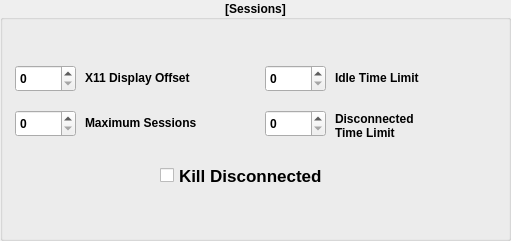
     <widget class="QGroupBox" name="sesmanSessionsGroupBox">
      <property name="geometry">
       <rect>
        <x>5</x>
        <y>435</y>
        <width>511</width>
        <height>241</height>
       </rect>
      </property>
      <property name="font">
       <font>
        <weight>75</weight>
        <bold>true</bold>
       </font>
      </property>
      <property name="autoFillBackground">
       <bool>false</bool>
      </property>
      <property name="title">
       <string>[Sessions]</string>
      </property>
      <property name="alignment">
       <set>Qt::AlignCenter</set>
      </property>
      <widget class="QCheckBox" name="killDisconnectedCheckBox">
       <property name="geometry">
        <rect>
         <x>160</x>
         <y>160</y>
         <width>181</width>
         <height>31</height>
        </rect>
       </property>
       <property name="font">
        <font>
         <family>Arial</family>
         <pointsize>13</pointsize>
         <weight>75</weight>
         <bold>true</bold>
        </font>
       </property>
       <property name="toolTip">
        <string>&lt;html&gt;&lt;head/&gt;&lt;body&gt;&lt;p&gt;When enabled, any session which a user disconnects from (rather than logs out of) will be killed.&lt;/p&gt;&lt;p&gt;&lt;span style=&quot; font-weight:600;&quot;&gt;This option is ignored in older versions of Xrdp (e.g. version 0.6).&lt;/span&gt;&lt;/p&gt;&lt;/body&gt;&lt;/html&gt;</string>
       </property>
       <property name="layoutDirection">
        <enum>Qt::LeftToRight</enum>
       </property>
       <property name="text">
        <string>Kill Disconnected</string>
       </property>
      </widget>
      <widget class="QSpinBox" name="disconnectedTimeLimitSpinBox">
       <property name="geometry">
        <rect>
         <x>265</x>
         <y>110</y>
         <width>61</width>
         <height>27</height>
        </rect>
       </property>
       <property name="toolTip">
        <string>&lt;html&gt;&lt;head/&gt;&lt;body&gt;&lt;p&gt;This sets the time limit to wait, before killing a disconnected session.&lt;/p&gt;&lt;p&gt;If set to 0, then sessions will not be automatically killed.&lt;/p&gt;&lt;p&gt;&lt;br/&gt;&lt;span style=&quot; font-weight:600;&quot;&gt;This option is ignored in earlier versions of Xrdp (e.g. version 0.6).&lt;/span&gt;&lt;/p&gt;&lt;/body&gt;&lt;/html&gt;</string>
       </property>
      </widget>
      <widget class="QSpinBox" name="x11DisplayOffsetSpinBox">
       <property name="geometry">
        <rect>
         <x>15</x>
         <y>65</y>
         <width>61</width>
         <height>27</height>
        </rect>
       </property>
       <property name="toolTip">
        <string>&lt;html&gt;&lt;head/&gt;&lt;body&gt;&lt;p&gt;This sets the offset used for allocating the first X display number available to sesman.&lt;/p&gt;&lt;p&gt;This prevents sesman interfering with normal X11 display allocations.&lt;/p&gt;&lt;p&gt;e.g. If this is set to 10, then the first Xrdp server display number will be &amp;quot;10&amp;quot;, which will not interfere with a system X display of &amp;quot;0&amp;quot;.&lt;/p&gt;&lt;/body&gt;&lt;/html&gt;</string>
       </property>
      </widget>
      <widget class="QSpinBox" name="idleTimeLimitSpinBox">
       <property name="geometry">
        <rect>
         <x>265</x>
         <y>65</y>
         <width>61</width>
         <height>27</height>
        </rect>
       </property>
       <property name="toolTip">
        <string>&lt;html&gt;&lt;head/&gt;&lt;body&gt;&lt;p&gt;This sets the time limit before an idle session is disconnected.&lt;/p&gt;&lt;p&gt;If set to 0, this is disabled and no session is disconnected automatically.&lt;/p&gt;&lt;p&gt;&lt;span style=&quot; font-weight:600;&quot;&gt;This option is ignored in earlier versions of Xrdp (e.g. version 0.6).&lt;/span&gt;&lt;/p&gt;&lt;/body&gt;&lt;/html&gt;</string>
       </property>
      </widget>
      <widget class="QLabel" name="label_29">
       <property name="geometry">
        <rect>
         <x>335</x>
         <y>65</y>
         <width>151</width>
         <height>26</height>
        </rect>
       </property>
       <property name="text">
        <string>Idle Time Limit</string>
       </property>
      </widget>
      <widget class="QLabel" name="label_27">
       <property name="geometry">
        <rect>
         <x>85</x>
         <y>110</y>
         <width>151</width>
         <height>26</height>
        </rect>
       </property>
       <property name="text">
        <string>Maximum Sessions</string>
       </property>
      </widget>
      <widget class="QSpinBox" name="maxSessionsSpinBox">
       <property name="geometry">
        <rect>
         <x>15</x>
         <y>110</y>
         <width>61</width>
         <height>27</height>
        </rect>
       </property>
       <property name="toolTip">
        <string>&lt;html&gt;&lt;head/&gt;&lt;body&gt;&lt;p&gt;This sets the maximum number of sessions that your Xrdp server will allow to be run simultaneously.&lt;/p&gt;&lt;p&gt;e.g. If this is set to 5, then your system will only allow a maximum of 5 Xrdp sessions on at any one time.&lt;/p&gt;&lt;p&gt;If this is set to 0, then the session amount allowed is unlimited.&lt;/p&gt;&lt;/body&gt;&lt;/html&gt;</string>
       </property>
      </widget>
      <widget class="QLabel" name="label_28">
       <property name="geometry">
        <rect>
         <x>335</x>
         <y>105</y>
         <width>116</width>
         <height>41</height>
        </rect>
       </property>
       <property name="text">
        <string>Disconnected
Time Limit</string>
       </property>
      </widget>
      <widget class="QLabel" name="label_26">
       <property name="geometry">
        <rect>
         <x>85</x>
         <y>65</y>
         <width>151</width>
         <height>26</height>
        </rect>
       </property>
       <property name="text">
        <string>X11 Display Offset</string>
       </property>
      </widget>
     </widget>
